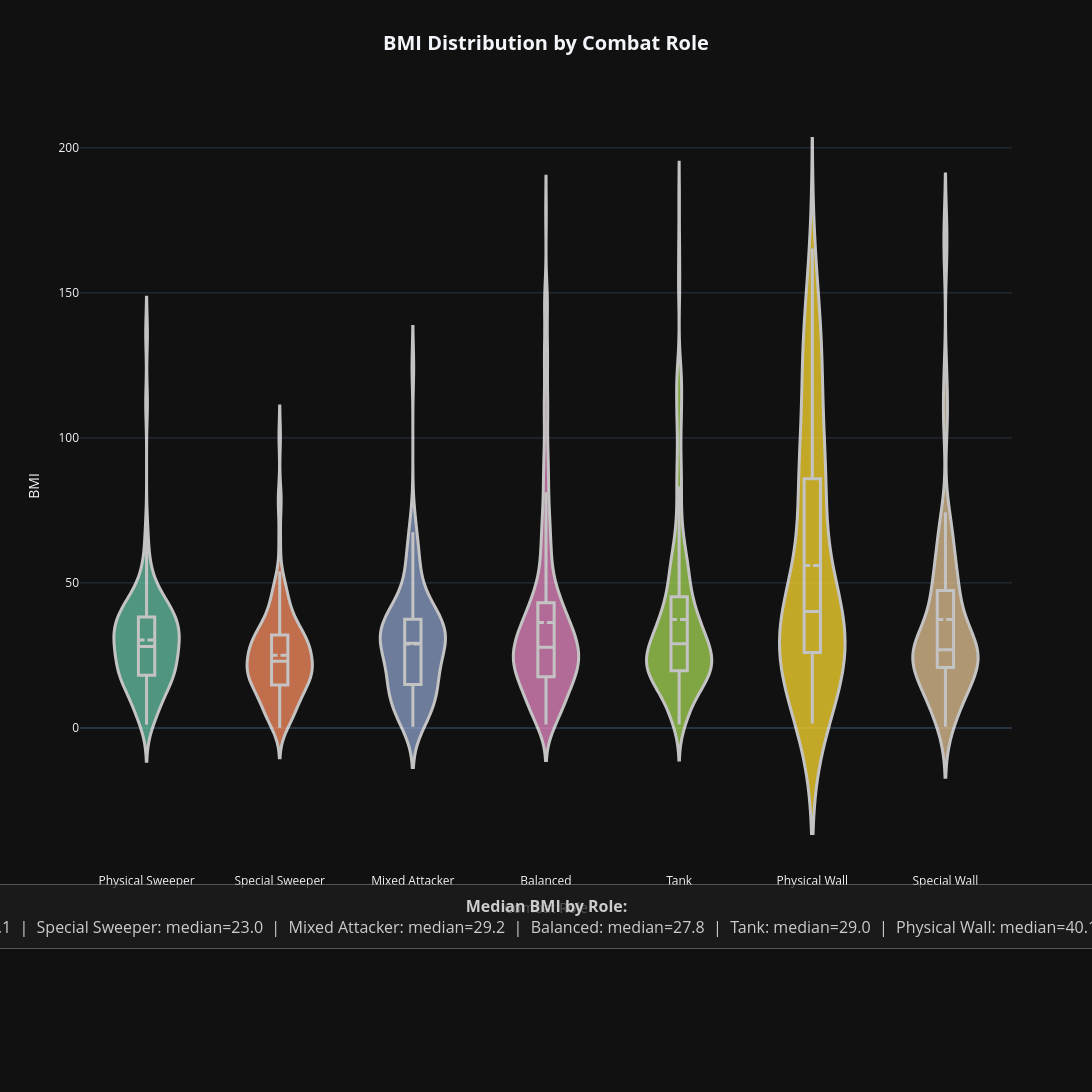

Notebook code cell kept with this figure:
### Code cell
# --- 1b: BMI by Combat Role ---
bmi_data = pokes[pokes['BMI'] < 200].copy()

fig = go.Figure()
for role in ROLE_ORDER:
    subset = bmi_data[bmi_data['Role'] == role]['BMI']
    fig.add_trace(go.Violin(
        y=subset, name=role,
        fillcolor=ROLE_COLOR_MAP.get(role, '#888888'),
        line=dict(color='white', width=3),
        opacity=0.75, box_visible=True,
        meanline_visible=True, points=False,
    ))

fig.update_layout(
    title=dict(text='<b>BMI Distribution by Combat Role</b>', x=0.5, font=dict(size=20)),
    xaxis_title='Combat Role', yaxis_title='BMI',
    template=_T, height=_H, width=_W,
    violinmode='overlay', showlegend=False,
)

role_stats = bmi_data.groupby('Role')['BMI'].agg(['median', 'mean']).reindex(ROLE_ORDER)
note = '  |  '.join(
    f"{r}: median={row['median']:.1f}" for r, row in role_stats.iterrows()
)
stats_note(fig, f'<b>Median BMI by Role:</b><br>{note}')
fig.show()

### Figure 1 — Plotly figure (JSON) as saved in the notebook; plotly's stock layout.template omitted (floating-point values rounded to 4 significant figures; data arrays with more than 128 entries replaced by an {"elided": "..."} marker saying what was removed)
{"data": [{"box": {"visible": true}, "fillcolor": "#66C2A5", "line": {"color": "white", "width": 3}, "meanline": {"visible": true}, "name": "Physical Sweeper", "opacity": 0.75, "points": false, "type": "violin", "y": [20.66, 26.39, 37.5, 37.5, 67.96, 135.9, 32.0, 112.0, 32.0, 34.44, 8.163, 6.4, 30.0, 37.5, 32.87, 27.68, 20.0, 26.3, 15.12, 18.21, 17.91, 24.01, 34.57, 33.33, 36.33, 43.67, 14.4, 14.4, 40.41, 18.75, 18.64, 32.5, 27.41, 20.85, 23.85, 27.11, 25.51, 10.33, 9.028, 32.64, 34.03, 34.03, 45.6, 43.06, 38.89, 40.04, 60.2, 27.69, 14.1, 33.7, 15.6, 43.8, 37.5, 26.27, 28.1, 42.78, 31.05, 18.0, 33.4, 41.52, 38.0, 16.33, 30.0, 20.0, 24.69, 18.11, 30.22, 40.24, 33.59, 23.26, 26.87, 51.02, 39.06, 39.06, 6.327, 1.111, 45.31, 19.78, 19.78, 50.0, 16.84, 11.11, 17.75, 45.41, 33.33, 5.612, 5.556, 25.44, 13.87, 40.62, 50.62, 55.51, 4.167, 3.75, 24.61, 42.16, 17.86]}, {"box": {"visible": true}, "fillcolor": "#FC8D62", "line": {"color": "white", "width": 3}, "meanline": {"visible": true}, "name": "Special Sweeper", "opacity": 0.75, "points": false, "type": "violin", "y": [23.61, 38.24, 34.78, 10.43, 46.87, 42.86, 27.27, 38.78, 24.07, 33.43, 21.33, 33.33, 0.05917, 0.03906, 18.0, 20.66, 46.25, 49.31, 53.91, 20.71, 24.79, 26.33, 38.28, 30.5, 14.67, 31.6, 50.0, 26.39, 32.72, 8.4, 20.0, 33.33, 19.75, 30.0, 17.86, 13.71, 37.5, 65.28, 20.0, 26.67, 18.06, 15.29, 28.4, 18.91, 17.87, 13.58, 26.25, 45.8, 7.202, 79.41, 13.23, 4.214, 3.361, 21.04, 21.04, 21.04, 24.8, 27.16, 38.19, 28.77, 7.6, 27.42, 37.5, 37.5, 46.94, 41.98, 4.379, 3.333, 22.44, 32.5, 30.99, 25.21, 28.0, 29.0, 12.96, 25.51, 25.51, 31.68, 28.52, 14.32, 31.25, 22.34, 39.53, 28.0, 32.14, 27.11, 6.778, 17.33, 77.78, 30.28, 17.78, 17.78, 17.78, 18.34, 21.0, 22.98, 11.6, 20.0, 12.5, 13.33, 15.42, 3.333, 7.716, 6.925, 4.089, 11.57, 4.012, 44.44, 23.47, 12.52, 34.0, 15.62, 100.7, 11.12, 9.306, 18.75, 19.69, 33.33, 18.52, 16.33, 2.041, 30.56, 10.0]}, {"box": {"visible": true}, "fillcolor": "#8DA0CB", "line": {"color": "white", "width": 3}, "meanline": {"visible": true}, "name": "Mixed Attacker", "opacity": 0.75, "points": false, "type": "violin", "y": [31.63, 30.62, 26.51, 35.47, 42.94, 42.0, 5.363, 6.198, 65.62, 30.0, 3.498, 30.86, 15.0, 1.019, 1.031, 43.39, 59.92, 6.667, 18.44, 35.19, 46.91, 15.62, 24.07, 35.27, 40.5, 37.33, 48.98, 60.94, 51.28, 9.156, 31.94, 9.343, 6.975, 4.477, 39.99, 21.43, 10.42, 26.32, 13.78, 26.56, 15.74, 23.42, 19.05, 72.7, 55.5, 58.59, 55.65, 23.6, 38.28, 42.04, 25.87, 29.17, 30.56, 37.5, 28.0, 35.62, 33.88, 34.02, 18.25, 36.0, 34.0, 15.02, 29.59, 49.38, 32.23, 41.02, 36.11, 25.08, 29.84, 36.67, 38.27, 43.75, 23.89, 6.034, 36.0, 67.47, 14.3, 14.45, 27.5, 124.4, 19.9, 7.5, 39.93, 31.86, 19.84, 5.0, 2.041, 13.33, 27.11, 0.4, 25.87, 12.35, 29.35, 12.22, 12.22, 18.75, 30.06, 14.4, 15.0]}, {"box": {"visible": true}, "fillcolor": "#E78AC3", "line": {"color": "white", "width": 3}, "meanline": {"visible": true}, "name": "Balanced", "opacity": 0.75, "points": false, "type": "violin", "y": {"elided": "351 float values"}}, {"box": {"visible": true}, "fillcolor": "#A6D854", "line": {"color": "white", "width": 3}, "meanline": {"visible": true}, "name": "Tank", "opacity": 0.75, "points": false, "type": "violin", "y": {"elided": "383 float values"}}, {"box": {"visible": true}, "fillcolor": "#FFD92F", "line": {"color": "white", "width": 3}, "meanline": {"visible": true}, "name": "Physical Wall", "opacity": 0.75, "points": false, "type": "violin", "y": [81.63, 38.19, 125.0, 126.9, 25.0, 25.0, 30.66, 30.0, 2.712, 15.62, 40.62, 45.0, 34.0, 115.0, 26.39, 38.27, 87.36, 6.222, 4.726, 6.712, 85.94, 17.47, 134.0, 97.0, 148.1, 81.63, 81.61, 23.4, 140.6, 79.58, 88.46, 26.0, 77.34, 75.0, 89.97, 29.2, 40.62, 6.0, 6.0, 26.47, 33.67, 21.94, 52.22, 110.0, 48.12, 41.84, 36.0, 27.43, 35.16, 7.031, 13.49, 99.5, 126.2, 133.9, 30.12, 42.0, 29.59, 147.2, 27.0, 27.98, 53.0, 27.11, 128.0, 16.67, 15.5, 64.46, 39.6, 26.02, 45.41, 165.3, 50.35, 16.5, 45.37, 78.47, 31.25, 1.528, 117.5, 95.98]}, {"box": {"visible": true}, "fillcolor": "#E5C494", "line": {"color": "white", "width": 3}, "meanline": {"visible": true}, "name": "Special Wall", "opacity": 0.75, "points": false, "type": "violin", "y": [20.83, 74.38, 32.4, 45.49, 28.6, 35.2, 104.3, 8.889, 44.53, 27.0, 19.88, 24.54, 16.86, 56.94, 13.89, 1.389, 49.89, 20.8, 46.75, 7.988, 21.94, 64.37, 27.68, 7.5, 48.0, 23.8, 26.84, 22.0, 11.95, 25.0, 54.01, 56.79, 21.04, 26.0, 26.0, 26.74, 70.0, 110.7, 65.0, 48.44, 173.5, 22.02, 3.333, 37.04, 38.04, 50.0, 25.62, 14.22, 32.84, 41.52, 24.79, 25.62, 33.0, 29.17, 22.92, 27.89, 22.45, 36.95, 42.4, 18.34, 12.5, 24.22, 63.33, 17.96, 25.31, 11.5, 33.78, 13.33, 29.36, 121.9, 10.0, 0.5, 68.83, 5.556, 55.56, 162.5]}], "layout": {"annotations": [{"align": "center", "bgcolor": "rgba(30,30,30,0.75)", "bordercolor": "rgba(200,200,200,0.35)", "borderpad": 10, "borderwidth": 1, "font": {"color": "#cccccc", "size": 16}, "showarrow": false, "text": "<b>Median BMI by Role:</b><br>Physical Sweeper: median=28.1  |  Special Sweeper: median=23.0  |  Mixed Attacker: median=29.2  |  Balanced: median=27.8  |  Tank: median=29.0  |  Physical Wall: median=40.1  |  Special Wall: median=26.9", "x": 0.5, "xref": "paper", "y": -0.1, "yref": "paper"}], "height": 1200, "margin": {"b": 220}, "showlegend": false, "title": {"font": {"size": 20}, "text": "<b>BMI Distribution by Combat Role</b>", "x": 0.5}, "violinmode": "overlay", "width": 2000, "xaxis": {"title": {"text": "Combat Role"}}, "yaxis": {"title": {"text": "BMI"}}}}
